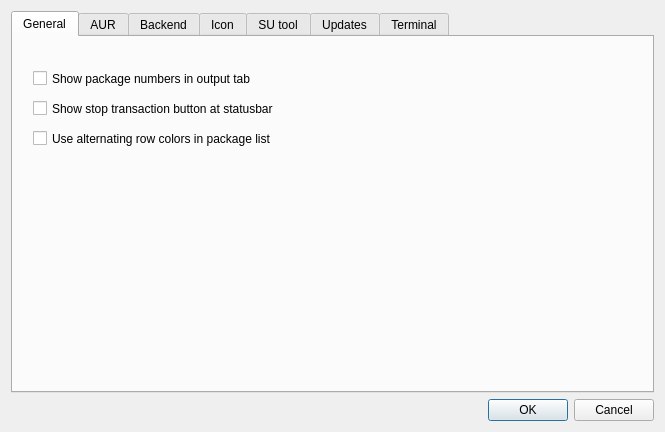
<?xml version="1.0" encoding="UTF-8"?>
<ui version="4.0">
 <class>OptionsDialog</class>
 <widget class="QDialog" name="OptionsDialog">
  <property name="windowModality">
   <enum>Qt::WindowModal</enum>
  </property>
  <property name="geometry">
   <rect>
    <x>0</x>
    <y>0</y>
    <width>665</width>
    <height>432</height>
   </rect>
  </property>
  <property name="minimumSize">
   <size>
    <width>665</width>
    <height>432</height>
   </size>
  </property>
  <property name="windowTitle">
   <string>Options</string>
  </property>
  <property name="modal">
   <bool>true</bool>
  </property>
  <layout class="QGridLayout" name="gridLayout">
   <item row="1" column="0">
    <layout class="QVBoxLayout" name="verticalLayout">
     <item>
      <widget class="QTabWidget" name="tabWidget">
       <property name="currentIndex">
        <number>0</number>
       </property>
       <widget class="QWidget" name="tabGeneral">
        <attribute name="title">
         <string>General</string>
        </attribute>
        <widget class="QCheckBox" name="cbShowPackageNumbersOutput">
         <property name="geometry">
          <rect>
           <x>20</x>
           <y>30</y>
           <width>581</width>
           <height>23</height>
          </rect>
         </property>
         <property name="text">
          <string>Show package numbers in output tab</string>
         </property>
        </widget>
        <widget class="QCheckBox" name="cbShowStopTransaction">
         <property name="geometry">
          <rect>
           <x>20</x>
           <y>60</y>
           <width>611</width>
           <height>23</height>
          </rect>
         </property>
         <property name="text">
          <string>Show stop transaction button at statusbar</string>
         </property>
        </widget>
        <widget class="QCheckBox" name="cbUseAlternateRowColor">
         <property name="geometry">
          <rect>
           <x>20</x>
           <y>90</y>
           <width>611</width>
           <height>23</height>
          </rect>
         </property>
         <property name="text">
          <string>Use alternating row colors in package list</string>
         </property>
        </widget>
       </widget>
       <widget class="QWidget" name="tabAUR">
        <attribute name="title">
         <string notr="true">AUR</string>
        </attribute>
        <layout class="QGridLayout" name="gridLayout_7">
         <item row="0" column="0">
          <spacer name="verticalSpacer_4">
           <property name="orientation">
            <enum>Qt::Vertical</enum>
           </property>
           <property name="sizeType">
            <enum>QSizePolicy::Fixed</enum>
           </property>
           <property name="sizeHint" stdset="0">
            <size>
             <width>20</width>
             <height>13</height>
            </size>
           </property>
          </spacer>
         </item>
         <item row="1" column="0">
          <widget class="QLabel" name="lblSelAUR">
           <property name="sizePolicy">
            <sizepolicy hsizetype="Preferred" vsizetype="Fixed">
             <horstretch>0</horstretch>
             <verstretch>0</verstretch>
            </sizepolicy>
           </property>
           <property name="midLineWidth">
            <number>6</number>
           </property>
           <property name="text">
            <string>Select the AUR tool Octopi should use</string>
           </property>
           <property name="textFormat">
            <enum>Qt::PlainText</enum>
           </property>
          </widget>
         </item>
         <item row="2" column="0">
          <widget class="QGroupBox" name="gbAUR">
           <property name="title">
            <string/>
           </property>
           <property name="alignment">
            <set>Qt::AlignLeading|Qt::AlignLeft|Qt::AlignVCenter</set>
           </property>
           <property name="flat">
            <bool>true</bool>
           </property>
           <property name="checkable">
            <bool>false</bool>
           </property>
           <widget class="QCheckBox" name="cbNoConfirm">
            <property name="geometry">
             <rect>
              <x>20</x>
              <y>90</y>
              <width>101</width>
              <height>22</height>
             </rect>
            </property>
            <property name="font">
             <font>
              <pointsize>10</pointsize>
             </font>
            </property>
            <property name="text">
             <string notr="true">--noconfirm</string>
            </property>
           </widget>
           <widget class="QCheckBox" name="cbNoEdit">
            <property name="geometry">
             <rect>
              <x>20</x>
              <y>120</y>
              <width>90</width>
              <height>22</height>
             </rect>
            </property>
            <property name="font">
             <font>
              <pointsize>10</pointsize>
             </font>
            </property>
            <property name="text">
             <string notr="true">--noedit</string>
            </property>
           </widget>
           <widget class="QCheckBox" name="cbSearchOutdatedAURPackages">
            <property name="geometry">
             <rect>
              <x>20</x>
              <y>150</y>
              <width>571</width>
              <height>23</height>
             </rect>
            </property>
            <property name="font">
             <font>
              <pointsize>10</pointsize>
             </font>
            </property>
            <property name="text">
             <string>Search for outdated AUR packages</string>
            </property>
           </widget>
           <widget class="QComboBox" name="comboAUR">
            <property name="geometry">
             <rect>
              <x>10</x>
              <y>31</y>
              <width>281</width>
              <height>26</height>
             </rect>
            </property>
           </widget>
          </widget>
         </item>
        </layout>
       </widget>
       <widget class="QWidget" name="tabBackend">
        <attribute name="title">
         <string>Backend</string>
        </attribute>
        <layout class="QGridLayout" name="gridLayout_5">
         <item row="2" column="0">
          <widget class="QGroupBox" name="gbBackend">
           <property name="title">
            <string/>
           </property>
           <property name="alignment">
            <set>Qt::AlignLeading|Qt::AlignLeft|Qt::AlignVCenter</set>
           </property>
           <property name="flat">
            <bool>true</bool>
           </property>
           <property name="checkable">
            <bool>false</bool>
           </property>
           <widget class="QRadioButton" name="rbAlpm">
            <property name="geometry">
             <rect>
              <x>10</x>
              <y>30</y>
              <width>151</width>
              <height>22</height>
             </rect>
            </property>
            <property name="accessibleName">
             <string notr="true"/>
            </property>
            <property name="text">
             <string notr="true">ALPM + pacman</string>
            </property>
            <property name="checked">
             <bool>true</bool>
            </property>
           </widget>
           <widget class="QRadioButton" name="rbPacman">
            <property name="geometry">
             <rect>
              <x>10</x>
              <y>60</y>
              <width>105</width>
              <height>22</height>
             </rect>
            </property>
            <property name="accessibleName">
             <string notr="true"/>
            </property>
            <property name="text">
             <string notr="true">pacman</string>
            </property>
           </widget>
          </widget>
         </item>
         <item row="1" column="0">
          <widget class="QLabel" name="lblSelBackend">
           <property name="sizePolicy">
            <sizepolicy hsizetype="Preferred" vsizetype="Fixed">
             <horstretch>0</horstretch>
             <verstretch>0</verstretch>
            </sizepolicy>
           </property>
           <property name="midLineWidth">
            <number>6</number>
           </property>
           <property name="text">
            <string>Select the backend Octopi should use</string>
           </property>
          </widget>
         </item>
         <item row="0" column="0">
          <spacer name="verticalSpacer_2">
           <property name="orientation">
            <enum>Qt::Vertical</enum>
           </property>
           <property name="sizeType">
            <enum>QSizePolicy::Fixed</enum>
           </property>
           <property name="sizeHint" stdset="0">
            <size>
             <width>20</width>
             <height>13</height>
            </size>
           </property>
          </spacer>
         </item>
        </layout>
       </widget>
       <widget class="QWidget" name="tabIcon">
        <attribute name="title">
         <string>Icon</string>
        </attribute>
        <layout class="QGridLayout" name="gridLayout_3">
         <item row="0" column="0">
          <spacer name="verticalSpacer_5">
           <property name="orientation">
            <enum>Qt::Vertical</enum>
           </property>
           <property name="sizeType">
            <enum>QSizePolicy::Fixed</enum>
           </property>
           <property name="sizeHint" stdset="0">
            <size>
             <width>498</width>
             <height>13</height>
            </size>
           </property>
          </spacer>
         </item>
         <item row="2" column="0">
          <widget class="QGroupBox" name="groupBoxIcons">
           <property name="enabled">
            <bool>true</bool>
           </property>
           <property name="title">
            <string/>
           </property>
           <property name="flat">
            <bool>true</bool>
           </property>
           <widget class="QWidget" name="layoutWidget">
            <property name="geometry">
             <rect>
              <x>10</x>
              <y>10</y>
              <width>611</width>
              <height>268</height>
             </rect>
            </property>
            <layout class="QGridLayout" name="gridLayout_4">
             <property name="sizeConstraint">
              <enum>QLayout::SetNoConstraint</enum>
             </property>
             <item row="0" column="0">
              <layout class="QVBoxLayout" name="verticalLayout_2">
               <property name="spacing">
                <number>1</number>
               </property>
               <property name="sizeConstraint">
                <enum>QLayout::SetDefaultConstraint</enum>
               </property>
               <property name="rightMargin">
                <number>5</number>
               </property>
               <item>
                <widget class="QLabel" name="lblRedIcon">
                 <property name="sizePolicy">
                  <sizepolicy hsizetype="Preferred" vsizetype="Fixed">
                   <horstretch>0</horstretch>
                   <verstretch>0</verstretch>
                  </sizepolicy>
                 </property>
                 <property name="text">
                  <string>Red icon</string>
                 </property>
                </widget>
               </item>
               <item>
                <layout class="QHBoxLayout" name="horizontalLayout">
                 <property name="spacing">
                  <number>2</number>
                 </property>
                 <property name="sizeConstraint">
                  <enum>QLayout::SetMinimumSize</enum>
                 </property>
                 <item>
                  <widget class="QLineEdit" name="leRedIcon">
                   <property name="sizePolicy">
                    <sizepolicy hsizetype="Expanding" vsizetype="Fixed">
                     <horstretch>0</horstretch>
                     <verstretch>0</verstretch>
                    </sizepolicy>
                   </property>
                   <property name="readOnly">
                    <bool>true</bool>
                   </property>
                  </widget>
                 </item>
                 <item>
                  <spacer name="horizontalSpacer">
                   <property name="orientation">
                    <enum>Qt::Horizontal</enum>
                   </property>
                   <property name="sizeType">
                    <enum>QSizePolicy::Fixed</enum>
                   </property>
                   <property name="sizeHint" stdset="0">
                    <size>
                     <width>2</width>
                     <height>2</height>
                    </size>
                   </property>
                  </spacer>
                 </item>
                 <item>
                  <widget class="QToolButton" name="tbSelRedIcon">
                   <property name="sizePolicy">
                    <sizepolicy hsizetype="Preferred" vsizetype="Fixed">
                     <horstretch>0</horstretch>
                     <verstretch>0</verstretch>
                    </sizepolicy>
                   </property>
                   <property name="accessibleName">
                    <string notr="true"/>
                   </property>
                   <property name="text">
                    <string notr="true">...</string>
                   </property>
                  </widget>
                 </item>
                </layout>
               </item>
              </layout>
             </item>
             <item row="1" column="0">
              <layout class="QVBoxLayout" name="verticalLayout_4">
               <property name="spacing">
                <number>1</number>
               </property>
               <property name="rightMargin">
                <number>5</number>
               </property>
               <item>
                <widget class="QLabel" name="lblYellowIcon">
                 <property name="sizePolicy">
                  <sizepolicy hsizetype="Preferred" vsizetype="Fixed">
                   <horstretch>0</horstretch>
                   <verstretch>0</verstretch>
                  </sizepolicy>
                 </property>
                 <property name="text">
                  <string>Yellow icon</string>
                 </property>
                </widget>
               </item>
               <item>
                <layout class="QHBoxLayout" name="horizontalLayout_3">
                 <property name="spacing">
                  <number>2</number>
                 </property>
                 <item>
                  <widget class="QLineEdit" name="leYellowIcon">
                   <property name="readOnly">
                    <bool>true</bool>
                   </property>
                  </widget>
                 </item>
                 <item>
                  <spacer name="horizontalSpacer_2">
                   <property name="orientation">
                    <enum>Qt::Horizontal</enum>
                   </property>
                   <property name="sizeType">
                    <enum>QSizePolicy::Fixed</enum>
                   </property>
                   <property name="sizeHint" stdset="0">
                    <size>
                     <width>2</width>
                     <height>20</height>
                    </size>
                   </property>
                  </spacer>
                 </item>
                 <item>
                  <widget class="QToolButton" name="tbSelYellowIcon">
                   <property name="accessibleName">
                    <string notr="true"/>
                   </property>
                   <property name="text">
                    <string notr="true">...</string>
                   </property>
                  </widget>
                 </item>
                </layout>
               </item>
              </layout>
             </item>
             <item row="2" column="0">
              <layout class="QVBoxLayout" name="verticalLayout_5">
               <property name="spacing">
                <number>1</number>
               </property>
               <property name="rightMargin">
                <number>5</number>
               </property>
               <item>
                <widget class="QLabel" name="lblGreenIcon">
                 <property name="sizePolicy">
                  <sizepolicy hsizetype="Preferred" vsizetype="Fixed">
                   <horstretch>0</horstretch>
                   <verstretch>0</verstretch>
                  </sizepolicy>
                 </property>
                 <property name="text">
                  <string>Green icon</string>
                 </property>
                </widget>
               </item>
               <item>
                <layout class="QHBoxLayout" name="horizontalLayout_4">
                 <property name="spacing">
                  <number>2</number>
                 </property>
                 <item>
                  <widget class="QLineEdit" name="leGreenIcon">
                   <property name="readOnly">
                    <bool>true</bool>
                   </property>
                  </widget>
                 </item>
                 <item>
                  <spacer name="horizontalSpacer_3">
                   <property name="orientation">
                    <enum>Qt::Horizontal</enum>
                   </property>
                   <property name="sizeType">
                    <enum>QSizePolicy::Fixed</enum>
                   </property>
                   <property name="sizeHint" stdset="0">
                    <size>
                     <width>2</width>
                     <height>20</height>
                    </size>
                   </property>
                  </spacer>
                 </item>
                 <item>
                  <widget class="QToolButton" name="tbSelGreenIcon">
                   <property name="accessibleName">
                    <string notr="true"/>
                   </property>
                   <property name="text">
                    <string notr="true">...</string>
                   </property>
                  </widget>
                 </item>
                </layout>
               </item>
              </layout>
             </item>
             <item row="3" column="0">
              <layout class="QVBoxLayout" name="verticalLayout_6">
               <property name="spacing">
                <number>1</number>
               </property>
               <property name="rightMargin">
                <number>5</number>
               </property>
               <item>
                <widget class="QLabel" name="lblBusyIcon">
                 <property name="sizePolicy">
                  <sizepolicy hsizetype="Preferred" vsizetype="Fixed">
                   <horstretch>0</horstretch>
                   <verstretch>0</verstretch>
                  </sizepolicy>
                 </property>
                 <property name="text">
                  <string>Busy icon</string>
                 </property>
                </widget>
               </item>
               <item>
                <layout class="QHBoxLayout" name="horizontalLayout_5">
                 <property name="spacing">
                  <number>2</number>
                 </property>
                 <item>
                  <widget class="QLineEdit" name="leBusyIcon">
                   <property name="readOnly">
                    <bool>true</bool>
                   </property>
                  </widget>
                 </item>
                 <item>
                  <spacer name="horizontalSpacer_4">
                   <property name="orientation">
                    <enum>Qt::Horizontal</enum>
                   </property>
                   <property name="sizeType">
                    <enum>QSizePolicy::Fixed</enum>
                   </property>
                   <property name="sizeHint" stdset="0">
                    <size>
                     <width>2</width>
                     <height>20</height>
                    </size>
                   </property>
                  </spacer>
                 </item>
                 <item>
                  <widget class="QToolButton" name="tbSelBusyIcon">
                   <property name="accessibleName">
                    <string notr="true"/>
                   </property>
                   <property name="text">
                    <string notr="true">...</string>
                   </property>
                  </widget>
                 </item>
                </layout>
               </item>
              </layout>
             </item>
            </layout>
           </widget>
          </widget>
         </item>
         <item row="1" column="0">
          <widget class="QCheckBox" name="cbUseDefaultIcons">
           <property name="text">
            <string>Use default notification icons</string>
           </property>
           <property name="checked">
            <bool>false</bool>
           </property>
          </widget>
         </item>
        </layout>
       </widget>
       <widget class="QWidget" name="tabSUTool">
        <attribute name="title">
         <string>SU tool</string>
        </attribute>
        <layout class="QGridLayout" name="gridLayout_8">
         <item row="0" column="0">
          <spacer name="verticalSpacer_6">
           <property name="orientation">
            <enum>Qt::Vertical</enum>
           </property>
           <property name="sizeType">
            <enum>QSizePolicy::Minimum</enum>
           </property>
           <property name="sizeHint" stdset="0">
            <size>
             <width>20</width>
             <height>13</height>
            </size>
           </property>
          </spacer>
         </item>
         <item row="1" column="0">
          <widget class="QLabel" name="lblSUTool">
           <property name="text">
            <string>Select the SU tool Octopi should use</string>
           </property>
           <property name="textFormat">
            <enum>Qt::PlainText</enum>
           </property>
          </widget>
         </item>
         <item row="2" column="0">
          <widget class="QTableWidget" name="twSUTool">
           <property name="baseSize">
            <size>
             <width>0</width>
             <height>0</height>
            </size>
           </property>
           <property name="frameShadow">
            <enum>QFrame::Plain</enum>
           </property>
          </widget>
         </item>
        </layout>
       </widget>
       <widget class="QWidget" name="tabSync">
        <attribute name="title">
         <string>Updates</string>
        </attribute>
        <layout class="QGridLayout" name="gridLayout_6">
         <item row="2" column="0">
          <widget class="QGroupBox" name="gbSync">
           <property name="title">
            <string/>
           </property>
           <property name="flat">
            <bool>true</bool>
           </property>
           <property name="checkable">
            <bool>false</bool>
           </property>
           <widget class="QRadioButton" name="rbOnceADay">
            <property name="geometry">
             <rect>
              <x>10</x>
              <y>30</y>
              <width>371</width>
              <height>21</height>
             </rect>
            </property>
            <property name="sizePolicy">
             <sizepolicy hsizetype="Maximum" vsizetype="Fixed">
              <horstretch>0</horstretch>
              <verstretch>0</verstretch>
             </sizepolicy>
            </property>
            <property name="text">
             <string notr="true">Once a day</string>
            </property>
           </widget>
           <widget class="QWidget" name="layoutWidget_2">
            <property name="geometry">
             <rect>
              <x>10</x>
              <y>60</y>
              <width>481</width>
              <height>64</height>
             </rect>
            </property>
            <layout class="QVBoxLayout" name="verticalLayout_3">
             <item>
              <widget class="QRadioButton" name="rbOnceADayAt">
               <property name="text">
                <string notr="true">Once a day, but at:</string>
               </property>
              </widget>
             </item>
             <item>
              <layout class="QHBoxLayout" name="horizontalLayout_2">
               <item>
                <spacer name="horizontalSpacer_5">
                 <property name="orientation">
                  <enum>Qt::Horizontal</enum>
                 </property>
                 <property name="sizeType">
                  <enum>QSizePolicy::Fixed</enum>
                 </property>
                 <property name="sizeHint" stdset="0">
                  <size>
                   <width>24</width>
                   <height>20</height>
                  </size>
                 </property>
                </spacer>
               </item>
               <item>
                <widget class="QSpinBox" name="spinOnceADayAt">
                 <property name="sizePolicy">
                  <sizepolicy hsizetype="Fixed" vsizetype="Fixed">
                   <horstretch>0</horstretch>
                   <verstretch>0</verstretch>
                  </sizepolicy>
                 </property>
                 <property name="minimumSize">
                  <size>
                   <width>72</width>
                   <height>0</height>
                  </size>
                 </property>
                 <property name="maximumSize">
                  <size>
                   <width>150</width>
                   <height>16777215</height>
                  </size>
                 </property>
                 <property name="minimum">
                  <number>0</number>
                 </property>
                 <property name="maximum">
                  <number>23</number>
                 </property>
                 <property name="value">
                  <number>0</number>
                 </property>
                </widget>
               </item>
               <item>
                <widget class="QLabel" name="lblOnceADayAt">
                 <property name="sizePolicy">
                  <sizepolicy hsizetype="Expanding" vsizetype="Preferred">
                   <horstretch>0</horstretch>
                   <verstretch>0</verstretch>
                  </sizepolicy>
                 </property>
                 <property name="text">
                  <string notr="true">(value in 24-hour format: 0 to 23)</string>
                 </property>
                </widget>
               </item>
              </layout>
             </item>
            </layout>
           </widget>
           <widget class="QWidget" name="layoutWidget_1">
            <property name="geometry">
             <rect>
              <x>10</x>
              <y>130</y>
              <width>481</width>
              <height>64</height>
             </rect>
            </property>
            <layout class="QVBoxLayout" name="verticalLayout_7">
             <item>
              <widget class="QRadioButton" name="rbOnceEvery">
               <property name="text">
                <string notr="true">Once e&amp;very:</string>
               </property>
               <property name="autoExclusive">
                <bool>true</bool>
               </property>
              </widget>
             </item>
             <item>
              <layout class="QHBoxLayout" name="horizontalLayout_6">
               <item>
                <spacer name="horizontalSpacer_6">
                 <property name="orientation">
                  <enum>Qt::Horizontal</enum>
                 </property>
                 <property name="sizeType">
                  <enum>QSizePolicy::Fixed</enum>
                 </property>
                 <property name="sizeHint" stdset="0">
                  <size>
                   <width>24</width>
                   <height>20</height>
                  </size>
                 </property>
                </spacer>
               </item>
               <item>
                <widget class="QSpinBox" name="spinOnceEvery">
                 <property name="sizePolicy">
                  <sizepolicy hsizetype="Fixed" vsizetype="Fixed">
                   <horstretch>0</horstretch>
                   <verstretch>0</verstretch>
                  </sizepolicy>
                 </property>
                 <property name="minimumSize">
                  <size>
                   <width>66</width>
                   <height>0</height>
                  </size>
                 </property>
                 <property name="maximumSize">
                  <size>
                   <width>150</width>
                   <height>16777215</height>
                  </size>
                 </property>
                 <property name="minimum">
                  <number>5</number>
                 </property>
                 <property name="maximum">
                  <number>44640</number>
                 </property>
                 <property name="value">
                  <number>60</number>
                 </property>
                </widget>
               </item>
               <item>
                <widget class="QLabel" name="lblOnceEvery">
                 <property name="sizePolicy">
                  <sizepolicy hsizetype="Expanding" vsizetype="Preferred">
                   <horstretch>0</horstretch>
                   <verstretch>0</verstretch>
                  </sizepolicy>
                 </property>
                 <property name="text">
                  <string notr="true">(value in minutes: 5 to 1380)</string>
                 </property>
                </widget>
               </item>
              </layout>
             </item>
            </layout>
           </widget>
           <widget class="QRadioButton" name="rbNever">
            <property name="geometry">
             <rect>
              <x>10</x>
              <y>200</y>
              <width>371</width>
              <height>21</height>
             </rect>
            </property>
            <property name="sizePolicy">
             <sizepolicy hsizetype="Maximum" vsizetype="Fixed">
              <horstretch>0</horstretch>
              <verstretch>0</verstretch>
             </sizepolicy>
            </property>
            <property name="text">
             <string notr="true">Never</string>
            </property>
           </widget>
          </widget>
         </item>
         <item row="0" column="0">
          <spacer name="verticalSpacer_3">
           <property name="orientation">
            <enum>Qt::Vertical</enum>
           </property>
           <property name="sizeType">
            <enum>QSizePolicy::Fixed</enum>
           </property>
           <property name="sizeHint" stdset="0">
            <size>
             <width>20</width>
             <height>13</height>
            </size>
           </property>
          </spacer>
         </item>
         <item row="1" column="0">
          <widget class="QLabel" name="lblCheck">
           <property name="sizePolicy">
            <sizepolicy hsizetype="Preferred" vsizetype="Fixed">
             <horstretch>0</horstretch>
             <verstretch>0</verstretch>
            </sizepolicy>
           </property>
           <property name="accessibleName">
            <string notr="true"/>
           </property>
           <property name="text">
            <string notr="true">lblCheck</string>
           </property>
          </widget>
         </item>
        </layout>
       </widget>
       <widget class="QWidget" name="tabTerminal">
        <attribute name="title">
         <string>Terminal</string>
        </attribute>
        <layout class="QGridLayout" name="gridLayout_2">
         <item row="2" column="0">
          <widget class="QLabel" name="lblTerminal">
           <property name="text">
            <string>Select the terminal Octopi should use</string>
           </property>
          </widget>
         </item>
         <item row="0" column="0">
          <spacer name="verticalSpacer">
           <property name="orientation">
            <enum>Qt::Vertical</enum>
           </property>
           <property name="sizeType">
            <enum>QSizePolicy::Minimum</enum>
           </property>
           <property name="sizeHint" stdset="0">
            <size>
             <width>20</width>
             <height>13</height>
            </size>
           </property>
          </spacer>
         </item>
         <item row="3" column="0">
          <widget class="QTableWidget" name="twTerminal">
           <property name="baseSize">
            <size>
             <width>0</width>
             <height>0</height>
            </size>
           </property>
           <property name="frameShadow">
            <enum>QFrame::Plain</enum>
           </property>
          </widget>
         </item>
        </layout>
       </widget>
      </widget>
     </item>
     <item>
      <widget class="QDialogButtonBox" name="buttonBox">
       <property name="orientation">
        <enum>Qt::Horizontal</enum>
       </property>
       <property name="standardButtons">
        <set>QDialogButtonBox::Cancel|QDialogButtonBox::Ok</set>
       </property>
       <property name="centerButtons">
        <bool>false</bool>
       </property>
      </widget>
     </item>
    </layout>
   </item>
  </layout>
 </widget>
 <tabstops>
  <tabstop>cbUseDefaultIcons</tabstop>
  <tabstop>leRedIcon</tabstop>
  <tabstop>tbSelRedIcon</tabstop>
  <tabstop>leYellowIcon</tabstop>
  <tabstop>tbSelYellowIcon</tabstop>
  <tabstop>leGreenIcon</tabstop>
  <tabstop>tbSelGreenIcon</tabstop>
  <tabstop>leBusyIcon</tabstop>
  <tabstop>tbSelBusyIcon</tabstop>
  <tabstop>twTerminal</tabstop>
 </tabstops>
 <resources/>
 <connections/>
</ui>
